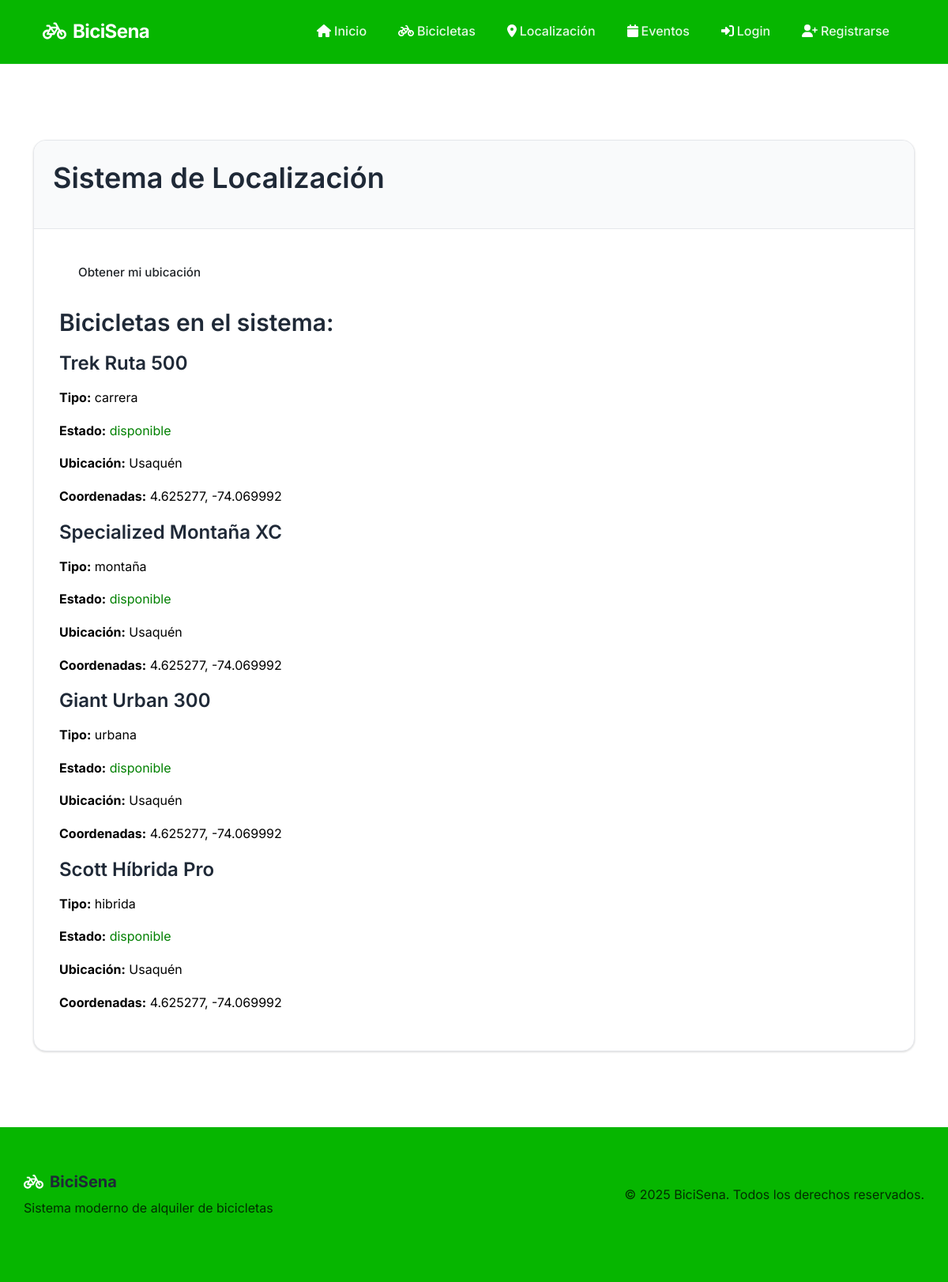
Page /localizacion on the committed database.
### app.py (models this page shows)
class Bicicleta(db.Model):
    id = db.Column(db.Integer, primary_key=True)
    modelo = db.Column(db.String(100), nullable=False)
    marca = db.Column(db.String(100), nullable=False)
    tipo = db.Column(db.String(50), nullable=False)
    color = db.Column(db.String(50))
    estado = db.Column(db.String(20), default='disponible')
    precio_hora = db.Column(db.Float, nullable=False)
    imagen_url = db.Column(db.String(200), default='/static/images/bike-default.jpg')
    descripcion = db.Column(db.Text)
    latitud = db.Column(db.Float)
    longitud = db.Column(db.Float)
    direccion = db.Column(db.String(200))
    alquileres = db.relationship('Alquiler', backref='bicicleta', lazy=True)

### app.py (the view)
@app.route('/localizacion')
def localizacion():
    bicicletas = Bicicleta.query.filter_by(estado='disponible').all()
    bicicletas_data = [
        {
            'id': bici.id,
            'modelo': bici.modelo,
            'marca': bici.marca,
            'tipo': bici.tipo,
            'latitud': bici.latitud,
            'longitud': bici.longitud,
            'direccion': bici.direccion,
            'estado': bici.estado
        } for bici in bicicletas if bici.latitud and bici.longitud
    ]
    return render_template('localizacion.html', bicicletas=bicicletas_data)

### templates/localizacion.html (shortened to what this page needs)
{% extends "base.html" %}
{% block content %}
<div class="card">
    <div class="card-header">
        <h2>Sistema de Localización</h2>
    </div>
    <div class="card-body">
        <div style="margin-bottom: 20px;">
            <button onclick="obtenerUbicacion()" class="btn">
                Obtener mi ubicación
            </button>
        </div>
        <h3>Bicicletas en el sistema:</h3>
        <div class="bicicletas-grid">
            {% for bicicleta in bicicletas %}
            <div class="bicicleta-card">
                <div class="bicicleta-info">
                    <h4>{{ bicicleta.marca }} {{ bicicleta.modelo }}</h4>
                    <p><strong>Tipo:</strong> {{ bicicleta.tipo }}</p>
                    <p><strong>Estado:</strong>
                        <span style="color: {% if bicicleta.estado == 'disponible' %}green{% else %}red{% endif %};">
                            {{ bicicleta.estado }}
                        </span>
                    </p>
                    <p><strong>Ubicación:</strong> {{ bicicleta.direccion }}</p>
                    <p><strong>Coordenadas:</strong> {{ bicicleta.latitud }}, {{ bicicleta.longitud }}</p>
                </div>
            </div>
            {% endfor %}
        </div>
    </div>
</div>
{% endblock %}

### static/styles.css (style rules this page uses)
:root { --primary-green: #06b600; --primary-green-light: #008d00; --primary-green-dark: #008d00; --secondary-green: #dcfce7; --text-primary: #1f2937; --text-secondary: #000000; --text-light: #9ca3af; --background: #ffffff; --surface: #f9fafb; --border: #e5e7eb; --border-light: #f3f4f6; --shadow-light: 0 1px 3px 0 rgba(0, 0, 0, 0.1), 0 1px 2px 0 rgba(0, 0, 0, 0.06); --shadow-medium: 0 4px 6px -1px rgba(0, 0, 0, 0.1), 0 2px 4px -1px rgba(0, 0, 0, 0.06); --shadow-large: 0 10px 15px -3px rgba(0, 0, 0, 0.1), 0 4px 6px -2px rgba(0, 0, 0, 0.05); --radius: 12px; --radius-large: 16px; --radius-small: 8px; }
* { margin: 0; padding: 0; box-sizing: border-box; }
body { font-family: 'Inter', -apple-system, BlinkMacSystemFont, 'Segoe UI', Roboto, sans-serif; line-height: 1.6; color: var(--text-primary); background-color: var(--background); font-weight: 400; -webkit-font-smoothing: antialiased; -moz-osx-font-smoothing: grayscale; }
h1, h2, h3, h4, h5, h6 { font-weight: 600; line-height: 1.3; color: var(--text-primary); margin-bottom: 1rem; }
h2 { font-size: 2.25rem; }
h3 { font-size: 1.875rem; }
h4 { font-size: 1.5rem; }
p { color: var(--text-secondary); font-size: 1rem; margin-bottom: 1rem; }
.card { background: var(--background); border: 1px solid var(--border); border-radius: var(--radius-large); box-shadow: var(--shadow-light); transition: all 0.3s ease; overflow: hidden; }
.card-header { background: var(--surface); border-bottom: 1px solid var(--border); padding: 1.5rem; font-weight: 600; color: var(--text-primary); }
.card-body { padding: 2rem; }
.btn { font-weight: 500; border-radius: var(--radius); padding: 0.75rem 1.5rem; border: none; transition: all 0.2s ease; font-size: 0.95rem; text-decoration: none; display: inline-flex; align-items: center; justify-content: center; gap: 0.5rem; }
* { transition: color 0.2s ease, background-color 0.2s ease, border-color 0.2s ease, transform 0.2s ease, box-shadow 0.2s ease; }

### rows in the picture
Bicicleta: marca "Trek", modelo "Ruta 500", tipo "carrera", estado "disponible", direccion "Usaquén", latitud "4.625277", longitud "-74.069992"
Bicicleta: marca "Specialized", modelo "Montaña XC", tipo "montaña", estado "disponible", direccion "Usaquén", latitud "4.625277", longitud "-74.069992"
Bicicleta: marca "Giant", modelo "Urban 300", tipo "urbana", estado "disponible", direccion "Usaquén", latitud "4.625277", longitud "-74.069992"
Bicicleta: marca "Scott", modelo "Híbrida Pro", tipo "hibrida", estado "disponible", direccion "Usaquén", latitud "4.625277", longitud "-74.069992"
